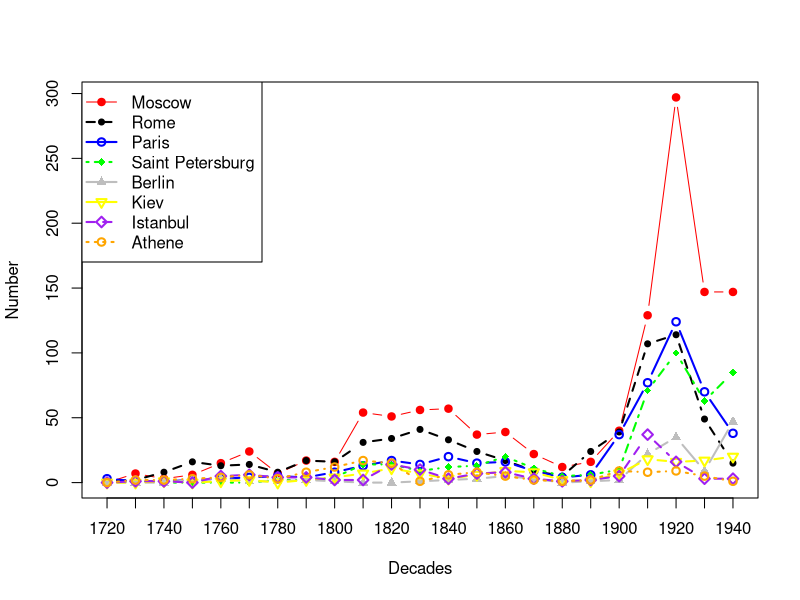

Source code (R):
moskva <- c(0,7,3,6,15,24,7,17,16,54,51,56,57,37,39,22,12,16,40,129,297,147,147)
rim <- c(1,2,8,16,13,14,8,17,16,31,34,41,33,24,17,9,5,24,39,107,114,49,15)
parizh <- c(3,1,1,2,3,4,5,4,8,13,17,14,20,15,16,9,4,6,37,77,124,70,38)
sankt.peterburg <- c(0,1,0,0,0,0,2,2,4,14,14,9,12,13,20,11,5,6,10,71,100,63,85)
berlin <- c(0,0,0,2,3,1,1,2,1,0,0,1,2,3,5,3,0,1,2,22,35,9,47)
kiev <- c(0,0,1,0,1,2,0,2,4,7,11,7,3,6,9,8,2,1,7,18,16,17,20)
stambul <- c(0,1,1,0,5,6,4,4,2,2,14,10,3,7,8,3,1,2,5,37,16,3,3)
afiny <- c(0,2,2,3,4,6,3,8,12,17,15,1,6,8,5,2,1,2,9,8,9,5,1)
london <- c(1,0,0,0,1,1,2,1,2,3,4,1,6,1,5,3,0,2,2,17,25,10,6)
decades <- c(1720,1730,1740,1750,1760,1770,1780,1790,1800,1810,1820,1830,1840,1850,1860,1870,1880,1890,1900,1910,1920,1930,1940)

length(decades)

png(file="/home/boris/Work/Cloud/poetic/geo/Geo_entities/cities_in_dynamics_plot_small.png", width=800, height=600)

plot(moskva, col="red", type = "b", lwd = 1, lty = 1, pch = 19, xlab = "Decades", ylab = "Number", xaxt="n")
axis(1, at=seq(1:23), labels=decades)
lines(rim, type = "b", col="black", lwd = 2, lty = 2, pch = 20)
lines(parizh, type = "b", col="blue", lwd = 2,  lty = 1)
lines(sankt.peterburg, type = "b", col="green", lwd = 2, lty = 4, pch = 18)
lines(berlin, type = "b", col="grey", lwd = 2, lty = 1, pch = 17)
lines(kiev, type = "b", col="yellow", lwd = 2, lty = 1, pch = 6)
lines(stambul, type = "b", col="purple", lwd = 2, lty = 2, pch = 5)
lines(afiny, type = "b", col="orange", lwd = 2, lty = 3, pch = 1)

legend("topleft", col=c("red","black","blue","green","grey","yellow","purple","orange"), lwd=c(1,2,2,2,2,2,2,2), lty=c(1,2,1,4,1,1,2,3), pch=c(19,20,1,18,17,6,5,1), legend=c("Moscow", "Rome", "Paris", "Saint Petersburg", "Berlin", "Kiev", "Istanbul", "Athene"))

dev.off()

